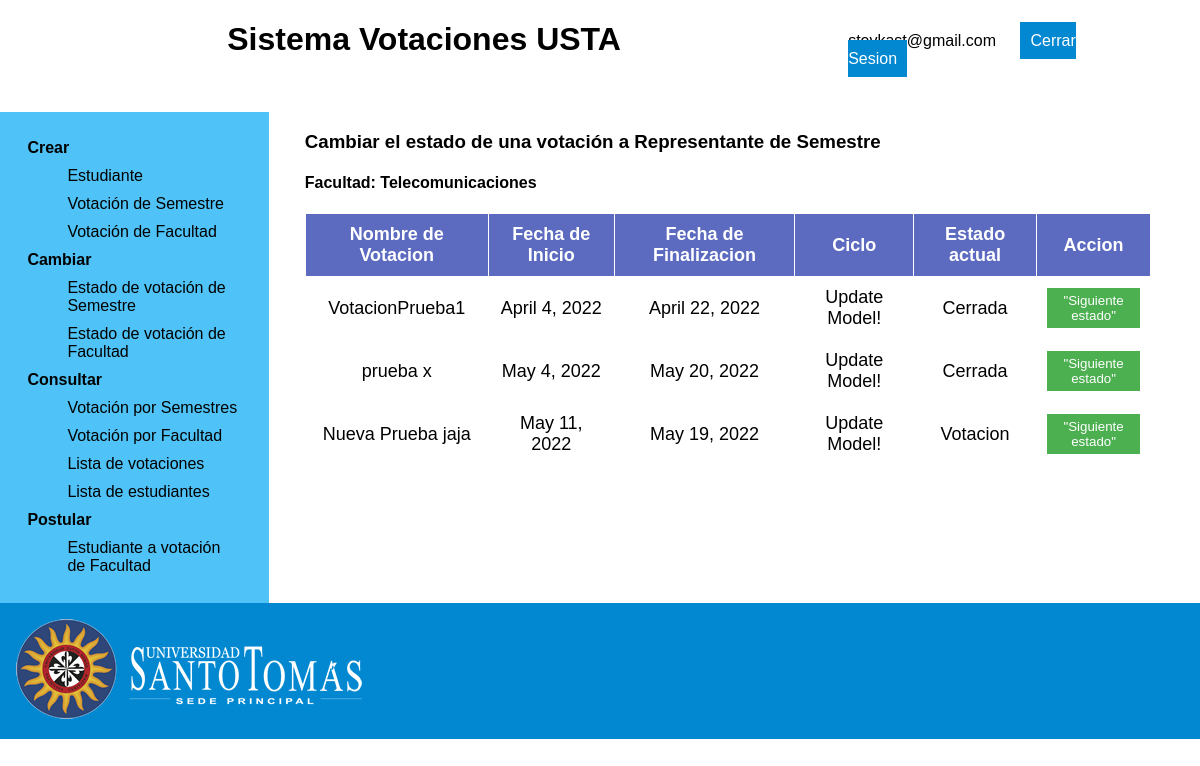
/changeCycleVotingStatus/ (signed in), run on an earlier commit of the app's database.
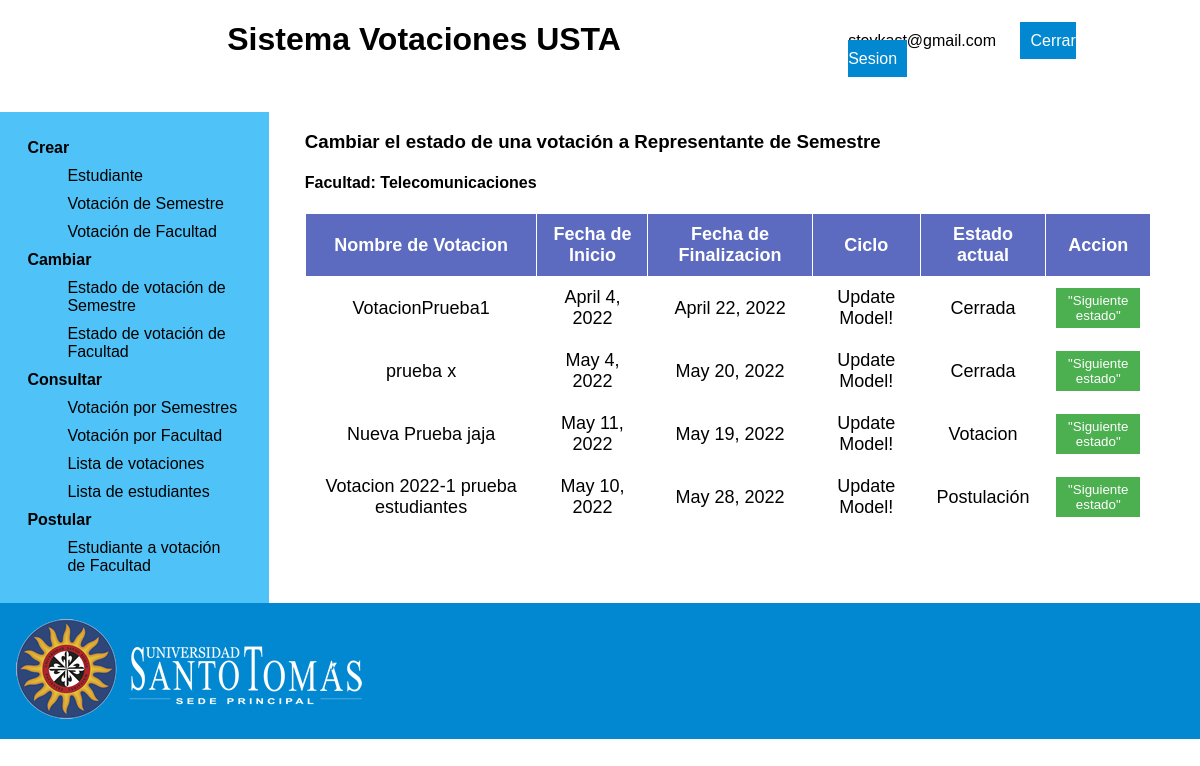
And on a later commit of the database.
### app_votaciones/models.py (models this page shows, shortened)
class Facultad(models.Model):
    nombre = models.CharField(max_length=45,null=False)
    class Meta:
        app_label = 'app_votaciones'

class Votacion(models.Model):
    nombre = models.CharField(max_length=45)
    start_date = models.DateField(
                                auto_now=False,
	                            auto_now_add=False,
    )
    end_date = models.DateField(auto_now=False,
	                            auto_now_add=False,
                                )
    idTipo = models.ForeignKey(TipoVotacion,
                  related_name='votaciones',
                  null=False,
                  on_delete=models.PROTECT)
    idEstado = models.ForeignKey(EstadoVotacion,
                  related_name='votaciones',
                  null=False,
                  on_delete=models.PROTECT)
    idFacultad = models.ForeignKey(Facultad,
                  related_name='votaciones',
                  null=False,
                  on_delete=models.PROTECT)
    class Meta:
        app_label = 'app_votaciones'

### app_votaciones/views.py (the view)
# urls.py: path('changeCycleVotingStatus/', views.changeCycleVotingStatus, name='changeCycleVotingStatus'),
@login_required
def changeCycleVotingStatus(request):
    query = Votacion.objects.all()
    lista = list(query.values())
    fac = Facultad.objects.get(id=Decano.objects.get(id=request.user.id).idFacultad_id)
    contexto = {"votaciones":lista, "facultad":fac, "facultad_id":fac.id }
    return render(request, 'changeCycleVotingStatus.html',contexto)

### app_votaciones/templates/changeCycleVotingStatus.html (shortened to what this page needs)
{% extends "dean.html" %}
{% load static %}
{% block main %}
<h3>Cambiar el estado de una votación a Representante de Semestre</h3>
{% if facultad %}
  <h4> Facultad: {{ facultad.nombre }} </h4>
{% endif %}
<table>
  <thead>
    <tr>
      <th>Nombre de Votacion</th>
      <th>Fecha de Inicio</th>
      <th>Fecha de Finalizacion</th>
      <th>Ciclo</th>
      <th>Estado actual</th>
      <th>Accion</th>
    </tr>
  </thead>
  <tbody>
    {% if votaciones %}
    {% for votacion in votaciones %}
    {% if votacion.idTipo_id == 1 and facultad_id == votacion.idFacultad_id %}
    <tr>
      <td>{{votacion.nombre}}</td>
      <td>{{votacion.start_date}}</td>
      <td>{{votacion.end_date}}</td>
      <td>Update Model!</td>
      {% if votacion.idEstado_id == 1 %}
      <td> Postulación </td>
      {% elif votacion.idEstado_id == 2 %}
      <td> Votacion </td>
      {% else %}
      <td> Cerrada </td>
      {% endif %}
      <form action="{% url 'app:nextStatus' %}" method="post">
        <td><button type="submit" name='id' value={{votacion.id}}>"Siguiente estado"</button></td>
      </form>
    </tr>
    {% endif %}
    {% endfor %}
    {% endif %}
  </tbody>
</table>
{% endblock %}

### app_votaciones/templates/dean.html (shortened to what this page needs)
{% load static %}
<!DOCTYPE html>
<html lang="en">
<head>
  <link rel="stylesheet" href="{% static '/css/pages.css' %}" />
</head>
<body>
  <div class="grid-container">
    <div class="header">
      <h1>Sistema Votaciones USTA</h1>
    </div>
    <div class="logOut">
      <span>{{ request.user.email }}</span>
      <a href="{% url 'app:view_logout' %}">Cerrar Sesion</a>
    </div>
    <div class="menu">
      <dl>
        <dt>Crear</dt>
        <dd><a href="/createStudent">Estudiante</a></dd>
        <dd>
          <a href="/createCycleVoting"> Votación de Semestre </a>
        </dd>
        <dd>
          <a href="/createFacultyVoting"> Votación de Facultad </a>
        </dd>
        <dt>Cambiar</dt>
        <dd>
          <a href="/changeCycleVotingStatus">
            Estado de votación de Semestre
          </a>
        </dd>
        <dd>
          <a href="/changeFacultyVotingStatus">
            Estado de votación de Facultad
          </a>
        </dd>
        <dt>Consultar</dt>
        <dd>
          <a href="/consultCycleVoting"> Votación por Semestres </a>
        </dd>
        <dd>
          <a href="/consultFacultyVoting"> Votación por Facultad </a>
        </dd>
        <dd>
          <a href="/consultVotingListDean"> Lista de votaciones</a>
        </dd>
        <dd>
          <a href="/consultFacultyStudentList"> Lista de estudiantes </a>
        </dd>
        <dt>Postular</dt>
        <dd>
          <a href="/placeFacultyStudent">
            Estudiante a votación de Facultad
          </a>
        </dd>
      </dl>
    </div>
    <div class="main">{% block main%}{% endblock %}</div>
    <div class="footer">
      <img id="logoImg" src="{% static '/img/logo_usta_white.webp' %}" alt="logo USTA" />
    </div>
  </div>
</body>
</html>

### app_votaciones/static/css/pages.css (style rules this page uses)
* { font-family: Arial, Helvetica, sans-serif; }
body { padding: 0; margin: 0; width: 100%; }
.header { background: white; margin-bottom: 2em; text-align: center; grid-area: header; }
.logOut { top: 2em; right: 1em; margin: 2em 3em 0 0; background: white; grid-area: logOut; }
.menu { background: #4fc3f7; padding: 10%; text-align: center; grid-area: menu; width: 14em; }
.main { padding-left: 2em; margin: 5%; margin-top: 0; grid-area: main; }
.footer { background: #0288d1; grid-area: footer; }
.grid-container { display: grid; grid-template-areas: "header header header header header logOut" "menu main main main main main" "footer footer footer footer footer footer"; }
dl { text-align: left; margin: 0; padding: 0; }
dt { font-weight: bold; }
dt, dd { padding: 5px; }
a { text-decoration: none; color: #000; }
.logOut a { text-decoration: none; width: 100%; margin: 20px; padding: 10px; border: none; background: #0288d1; color: white; }
#logoImg { margin: 1em; }
table { border-collapse: collapse; border: 3px; }
th { background: #5c6bc0; color: white; font-weight: bold; }
td, th { padding: 10px; border: 1px solid white; text-align: center; font-size: 18px; }
button { width: 100%; margin: 20px 0px 0px 0px; padding: 10px 0px 10px 0px; border: none; background: #0288d1; color: white; }
td > button { background: #4caf50; margin: 0; padding: 5px 0px 5px 0px; }

What changed in the data, as far as the page shows it:
added Votacion: nombre "Votacion 2022-1 prueba estudiantes", start_date "May 10, 2022", end_date "May 28, 2022", shows "Postulación", {{ votacion.id }} 8 (drawn)
